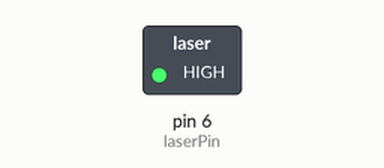
Simulated run of this sketch. Board: Arduino Uno, built with avr-gcc and run on an emulated ATmega328P. Shown: switched loads named in the sketch (green lamp = pin HIGH). Dashed ring = blinking. What the sketch prints to the serial monitor is not drawn. At 31.6 s the program stops and its outputs stay as they are.

Above: at 0.02 s.
Timing chart, 0 to 3.0 s (numbered marks = the images above):
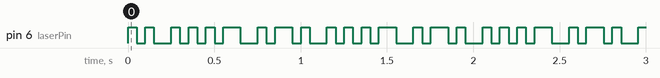

Measured:
- by itself, pin 6 (laserPin): alternates HIGH for 0.05 s and LOW for 0.05 s, 491 changes in all, then stays LOW
- by itself, everything shown: repeats every 0.90 s, in 14 steps

The sketch:

lificode1charconv.ino
```cpp
#include <String.h>
String userinput="aaaaaaaaaaaaaaaaaaaaaaaaaaaaaaaaaaa";
int i=0;
int len;
byte arr[9];
int laserPin=6;
int j,count;
//int k=0;


void setup()
{
  pinMode(laserPin,OUTPUT);
  Serial.begin(9600);
  //input();
  //Serial.print(userinput);
  set();
  len=userinput.length();
  digitalWrite(laserPin,HIGH);
  digitalWrite(laserPin,HIGH);
}
void loop()
{
 count=charconv();
 //Serial.println(count);
 if (count != 0){
  for (j=0;j<9;j++){
    digitalWrite(laserPin,arr[j]);
    delay(50);
    Serial.println(arr[j]);
    if(arr[j]==0){digitalWrite(laserPin,1);Serial.println(1);}
    else{digitalWrite(laserPin,0);Serial.println(0);}
    delay(50);
    Serial.flush();
    //delay(7);
    //k+=2;

    }
 }
 else{
  //Serial.println(k);
  digitalWrite(laserPin,0);
  digitalWrite(laserPin,0);
  exit(0);
 }
}


void input()
{
  char f;
  while(1)
  {if(Serial.available()>0){
    f=Serial.read();
    //Serial.println(f);
    if(f=='\n')
    return;
    else
    userinput+=f;}
    //Serial.print(userinput);
  }
}
void set()
{
  for(byte i2=0;i2<9;i2++)
  arr[i]=0;
}
byte charconv()
{
  if(i<len)
{
  char c=userinput.charAt(i);
  //Serial.println(c);
  byte f=(byte)c;
  //Serial.print(f);
  i++;
  byte x=1;
  while(f!=0)
  {
    arr[7-x]=f%2;
    f/=2;
    x++;

  }
  return 1;
}
else
return 0;
}
```
